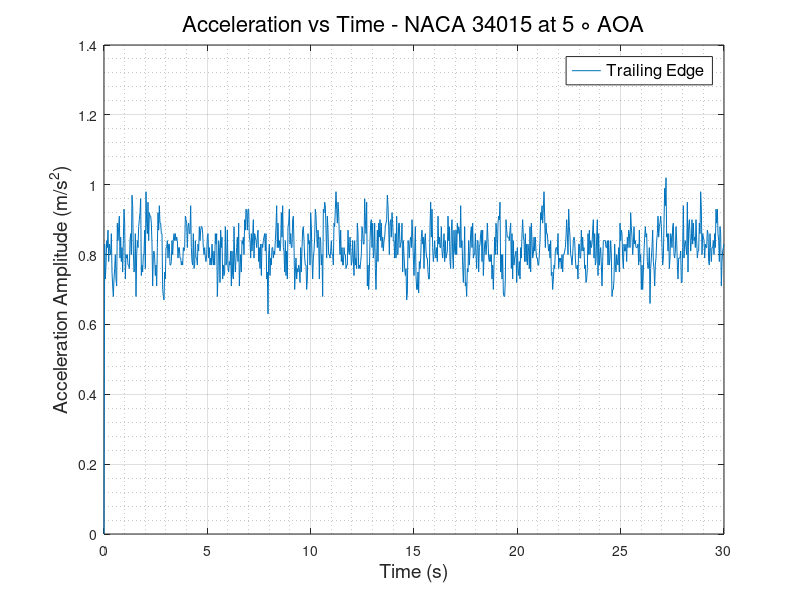
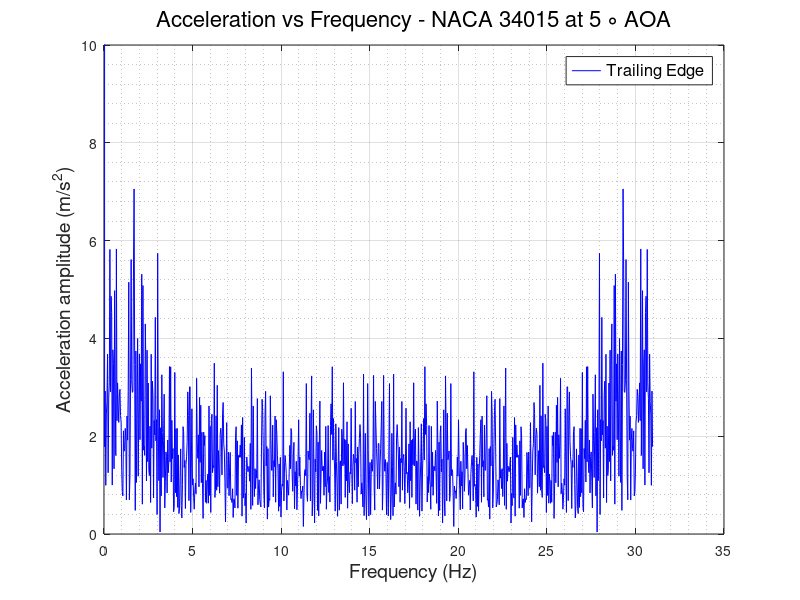

Here is the MATLAB script that generated these plots, in order:
clc
clear
close all
%% READING ACCELEROMETER DATA and defining Variables
                      % TRAILING EDGE %
data   = xlsread('TE_400rpm.csv');
TE_time   = data(:,1);
TE_X_acc  = data(:,2);
TE_Y_acc  = data(:,3);
TE_Z_acc  = data(:,4);
TE_R_acc  = sqrt(TE_X_acc.^2 + TE_Y_acc.^2 + TE_Z_acc.^2);
% plot(TE_time,TE_R_acc)
N      = numel(TE_time);
Ts     = abs(diff(TE_time(1:2)));
fs     = 1/Ts;
f_axis = [0:N-1]*fs/N;
A_freq_TE = fft(TE_Z_acc);
figure(1)
plot(TE_time, TE_Z_acc)
grid on
grid minor
xlabel('Time (s)','FontSize',14,'FontWeight','normal')
ylabel('Acceleration Amplitude (m/s^2)','FontSize',14,'FontWeight','normal')
legend ('Trailing Edge','FontSize',12,'FontWeight','normal')
title('Acceleration vs Time - NACA 34015 at 5 \circ AOA','FontSize',16,'FontWeight','normal')
% ylim([0.5 2])
figure(2)
plot(f_axis,abs(A_freq_TE),'-b','LineWidth',0.5)
grid on 
grid minor
ylabel('Acceleration amplitude (m/s^2)','FontSize',14,'FontWeight','normal')
xlabel('Frequency (Hz)','FontSize',14,'FontWeight','normal')
ylim([0 10])
legend ('Trailing Edge','FontSize',12,'FontWeight','normal')
title('Acceleration vs Frequency - NACA 34015 at 5 \circ AOA','FontSize',16,'FontWeight','normal')
